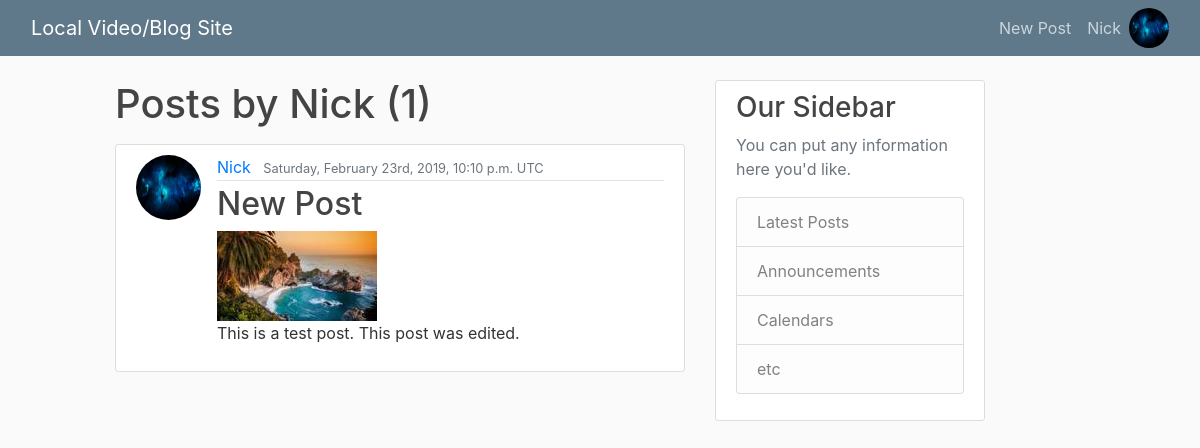
/posts/user/Nick (signed in), run on an earlier commit of the app's database.
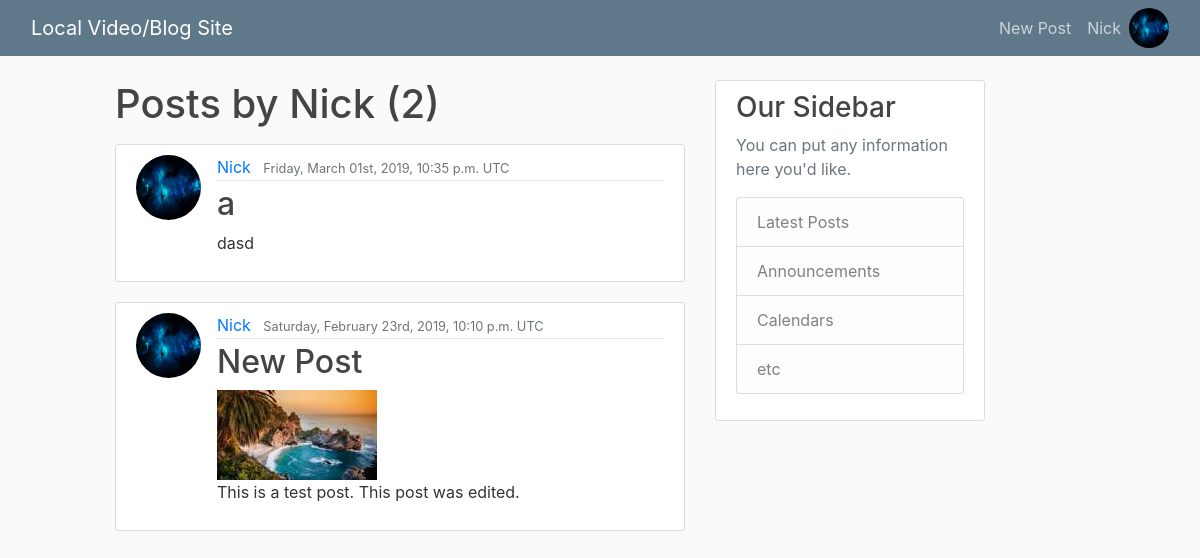
And on a later commit of the database.
### posts/models.py (models this page shows, shortened)
class Post(models.Model):
  title = models.CharField(max_length=100)
  content = models.TextField()
  date_posted = models.DateTimeField(default=timezone.now) # passing in function for timezone
  author = models.ForeignKey(get_user_model(), on_delete=models.CASCADE) # CASCADE will delete post if user is deleted
  video = models.FileField(blank=True, null=True, upload_to='videos/%Y/%m/%d/',
                           validators=[FileExtensionValidator(allowed_extensions=['mp4', 'ogb', 'webm'])])
  video_thumbnail = models.ImageField(blank=True, default='default_thumbnail.jpg', upload_to='thumbnails/%Y/%m/%d/')

### users/models.py (models this page shows, shortened)
class CustomUser(AbstractUser):
  user_ip = models.GenericIPAddressField(blank=True, null=True, unique=True)
  password = models.GenericIPAddressField(blank=True, null=True)

class Profile(models.Model):
  user = models.OneToOneField(get_user_model(), on_delete=models.CASCADE) # Cascade removes profile if user is deleted
  image = models.ImageField(default='default.jpg', upload_to='profile_pics')

### posts/views.py (the view)
# urls.py: path('user/<str:username>', UserPostListView.as_view(), name="user-posts"),
class UserPostListView(ListView):
  model = Post
  template_name = 'posts/user_posts.html'
  context_object_name = 'posts'
  paginate_by = 5
  def get_queryset(self):
    user = get_object_or_404(get_user_model(), username=self.kwargs.get('username'))
    return Post.objects.filter(author=user).order_by('-date_posted')

### posts/templates/posts/user_posts.html
{% extends "posts/post_brief.html" %}
{% block post %}
  <h1 class="mb-3">Posts by {{ view.kwargs.username }} ({{ page_obj.paginator.count }})</h1>
{% endblock post %}

### posts/templates/posts/post_brief.html (shortened to what this page needs)
{% extends "posts/base.html" %}
{% block content %}
  {% block post %}{% endblock %}
  {% for post in posts %}
    <article class="media content-section">
      <img class="rounded-circle article-img" src="{{ post.author.profile.image.url }}">
      <div class="media-body">
        <div class="article-metadata">
          <a class="mr-2" href="{% url 'user-posts' post.author.username %}">{{ post.author }}</a>
          <small class="text-muted">{{ post.date_posted|date:"l, F dS, Y, P T" }}</small>
        </div>
        <h2><a class="article-title" href="{% url 'post-detail' post.id %}">{{ post.title }}</a></h2>
        {% if post.video %}
          <a href="{% url 'post-detail' post.id %}">
            <img src="{{ post.video_thumbnail.url }}" width="160" height="90">
          </a>
        {% endif %}
        <p class="article-content break-words">{{ post.content }}</p>
      </div>
    </article>
  {% endfor %}
{% endblock content %}
{% block sidebar %}
  <div class="col-md-3">
    <div class="content-section">
      <h3>Our Sidebar</h3>
      <p class='text-muted'>You can put any information here you'd like.
        <ul class="list-group">
          <li class="list-group-item list-group-item-light">Latest Posts</li>
          <li class="list-group-item list-group-item-light">Announcements</li>
          <li class="list-group-item list-group-item-light">Calendars</li>
          <li class="list-group-item list-group-item-light">etc</li>
        </ul>
      </p>
    </div>
  </div>
{% endblock sidebar %}

What changed in the data, as far as the page shows it:
added Post: author.profile.image (picture), author "Nick", date_posted "Friday, March 01st, 2019, 10:35 p.m. UTC", title "a", content "dasd"
Also different on the page:
{{ page_obj.paginator.count }}: "1" → "2"
